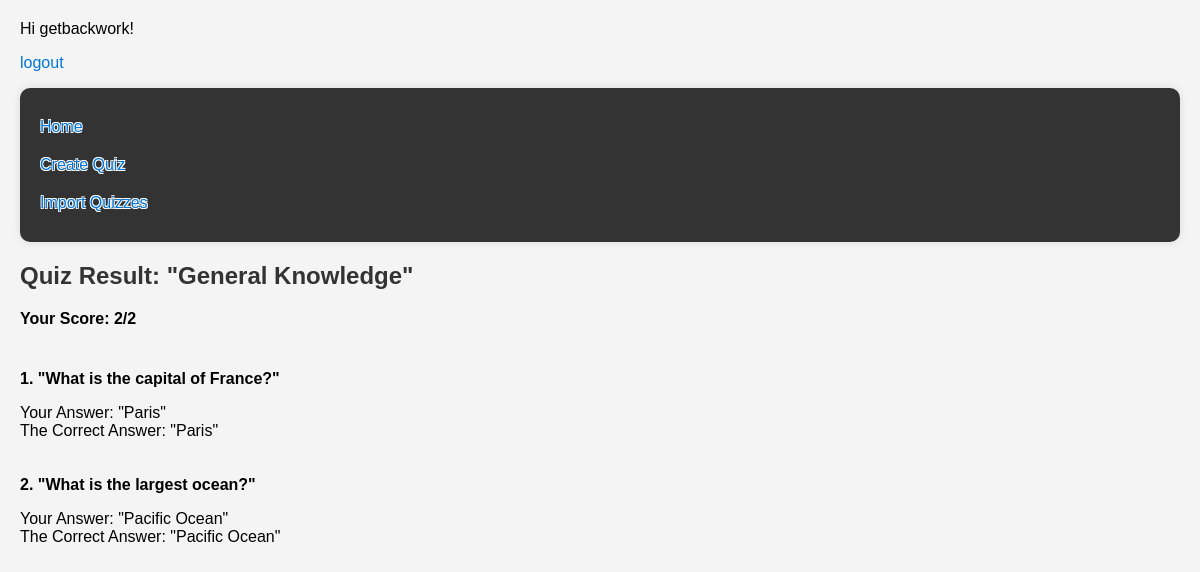
The app's page /quiz/18/results/ (signed in) with its own data.
### quizzes/models.py (models this page shows, shortened)
class Quiz(models.Model):
    title = models.CharField(max_length=255)
    description = models.TextField(blank=True)
    created_at = models.DateTimeField(auto_now_add=True)
    owner = models.ForeignKey(User, on_delete=models.CASCADE)

class Question(models.Model):
    quiz = models.ForeignKey(Quiz, related_name='questions', on_delete=models.CASCADE)
    text = models.CharField(max_length=255)
    created_at = models.DateTimeField(auto_now_add=True)

class UserAnswer(models.Model):
    user = models.ForeignKey(User, on_delete=models.CASCADE)
    question = models.ForeignKey(Question, on_delete=models.CASCADE)
    selected_option = models.ForeignKey(Option, on_delete=models.CASCADE, null=True)
    is_correct = models.BooleanField()

class Option(models.Model):
    question = models.ForeignKey(Question, related_name='options', on_delete=models.CASCADE)
    text = models.CharField(max_length=255)
    is_correct = models.BooleanField(default=False)

### quizzes/views.py (the view)
# urls.py: path('<int:pk>/results/', views.quiz_results, name='quiz_results'),
@login_required
def quiz_results(request, pk):
    quiz = Quiz.objects.get(pk=pk)
    latest_answers = UserAnswer.objects.filter(
        user=request.user,
        question__quiz=quiz
    ).values('question').annotate(
        latest_id=Max('id')
    ).values('latest_id')
    latest_user_answers = UserAnswer.objects.filter(
        id__in=Subquery(latest_answers)
    )
    score = sum(answer.is_correct for answer in latest_user_answers)
    user_answers = UserAnswer.objects.filter(
        id__in=latest_user_answers.values('id')
    ).order_by('question')
    context = {
        'quiz': quiz,
        'user_answers': user_answers,
        'score': score,
    }
    return render(request, 'quiz_results.html', context)

### templates/quiz_results.html
{% extends 'base.html' %}
{% block content %}
  <h2>Quiz Result: {{ quiz.title }}</h2>
  <p><strong>Your Score: {{ score }}/{{ quiz.questions.count }}</strong></p>
  {% for question in quiz.questions.all %}
    <div>
      <p><strong>{{ forloop.counter }}. {{ question.text }}</strong></p>
      Your Answer:
      {% for answer in user_answers %}
        {% if answer.question.id == question.id %}
          {{ answer.selected_option.text }}
        {% endif %}
      {% endfor %}
      <br>
      The Correct Answer:
      {% for option in question.options.all %}
        {% if option.is_correct %}
          {{ option.text }}
        {% endif %}
      {% endfor %}
    </div>
  {% endfor %}
{% endblock %}

### templates/base.html (shortened to what this page needs)
{% load static %}
<html lang="en">
<head>
    <link href="{% static "css/base.css" %}" rel="stylesheet">
</head>
<body>
    {% block sidebar %}
    {% if user.is_authenticated %}
        <p>Hi {{ user.username }}!</p>
        <p><a href="{% url 'logout' %}">logout</a></p>
    {% else %}
        <p>You are not logged in.</p>
        <p><a href="{% url 'login' %}">login</a> <a href="{% url 'signup' %}">signup</a></p>
    {% endif %}
    <ul class="sidebar-nav">
        <li><a href="{% url 'quiz_list' %}">Home</a></li>
        <li><a href="{% url 'quiz_create' %}">Create Quiz</a></li>
        <li><a href="{% url 'import_quizzes' %}">Import Quizzes</a></li>
    </ul>
    {% endblock %}
    {% block content %}
    {% endblock content%}
</body>
</html>

### static/css/base.css (style rules this page uses)
body { font-family: Arial, sans-serif; background-color: #f4f4f4; margin: 0; padding: 20px; }
h2 { color: #333; }
ul, ol { list-style-type: none; padding: 0; }
a { color: #0275d8; text-decoration: none; }
.sidebar-nav { background-color: #333; color: #fff; padding: 20px; border-radius: 10px; box-shadow: 0 0 10px rgba(0,0,0,0.1); text-shadow: -0.8px -0.8px 0 #fff, 0.8px -0.8px 0 #fff, -0.8px 0.8px 0 #fff, 0.8px 0.8px 0 #fff; }
.sidebar-nav li { padding: 10px 0; }
ul, ol { padding-left: 20px; margin: 0 0 20px 0; }
div { padding: 10px 0; }

### records on screen
Quiz: title "\"General Knowledge\"", questions.count "2"
Question: text "\"What is the capital of France?\""
UserAnswer: selected_option.text "\"Paris\""
Option: text "\"Paris\""
Question: text "\"What is the largest ocean?\""
UserAnswer: selected_option.text "\"Pacific Ocean\""
Option: text "\"Pacific Ocean\""

### other values on screen
{{ user.username }} "getbackwork"
{{ score }} "2"
